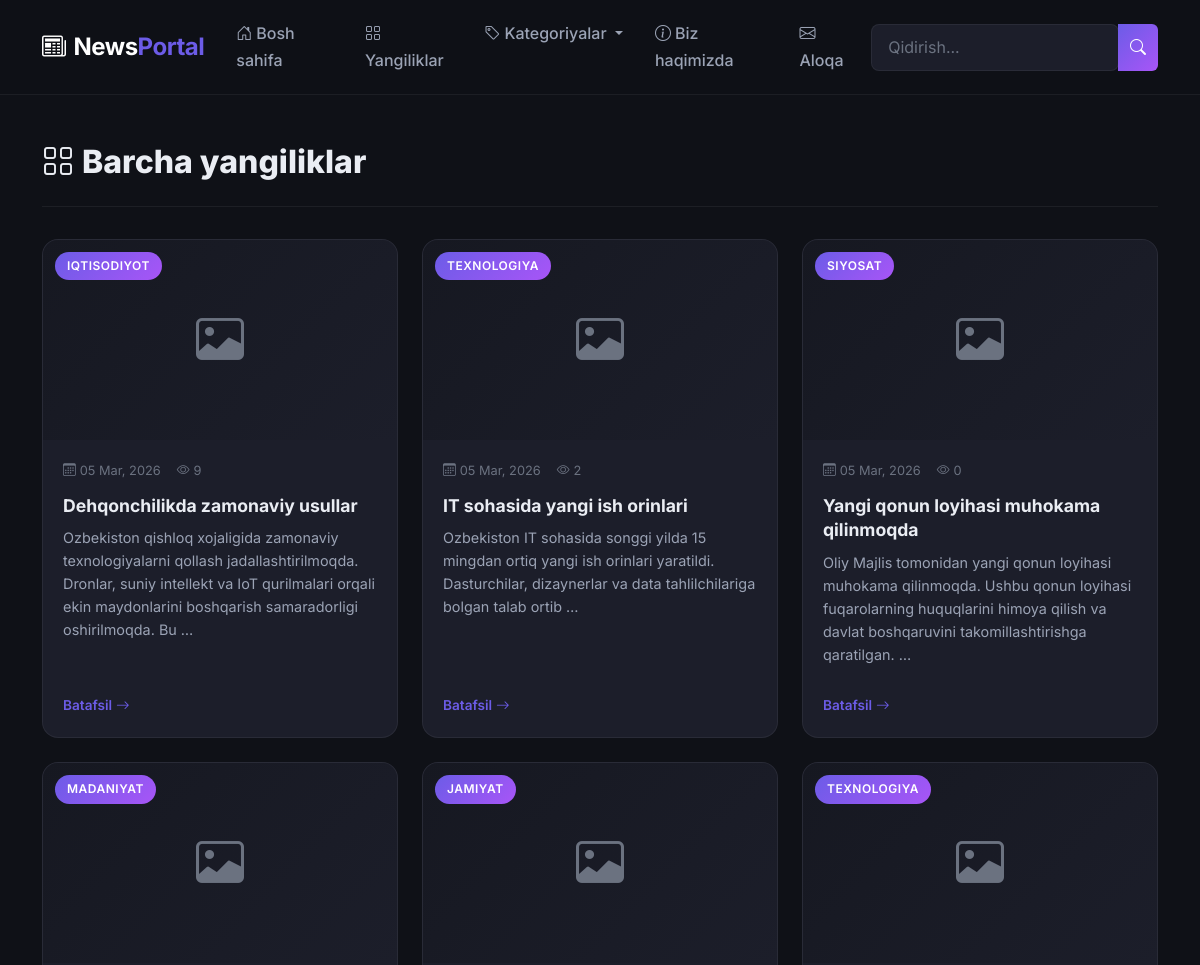
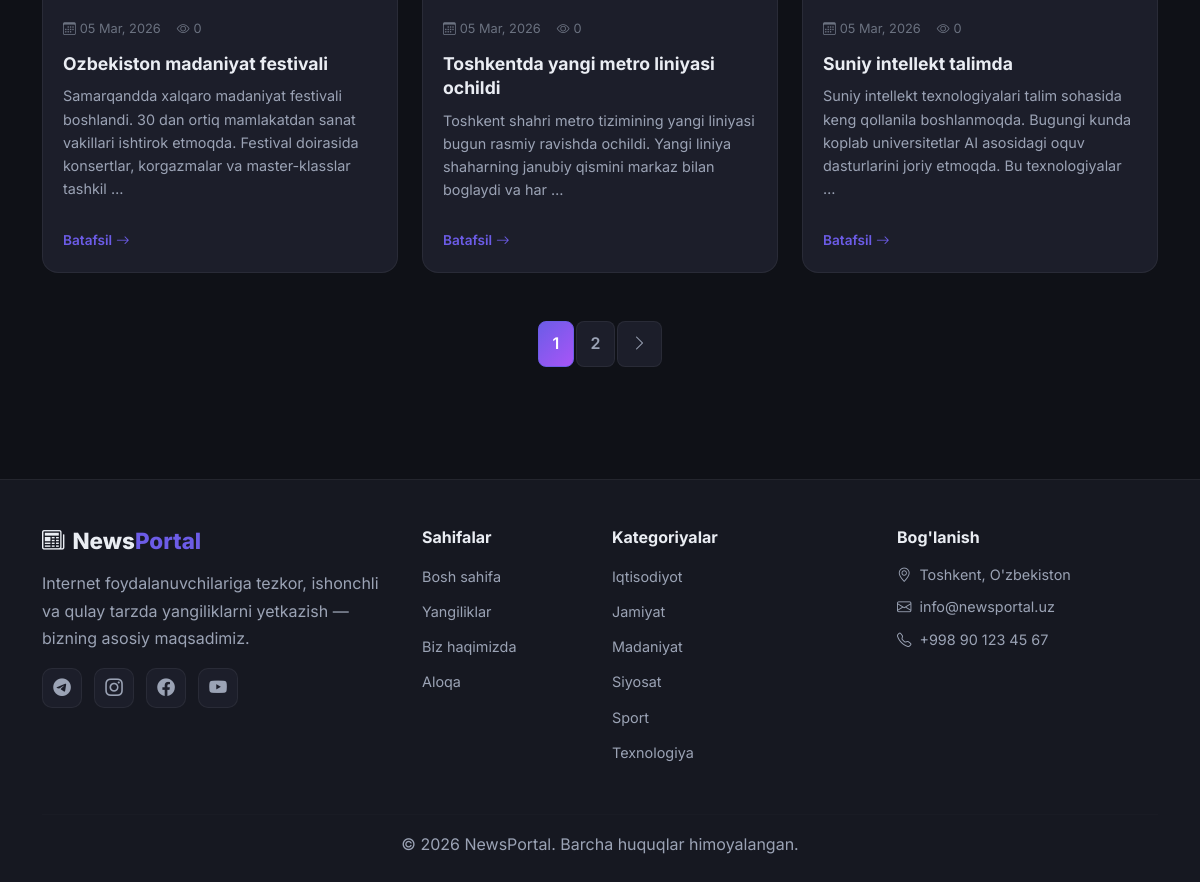
The app's page /yangiliklar/ with its own data (2 pictures, top to bottom).
### news/models.py (models this page shows, shortened)
class Post(models.Model):
    STATUS_CHOICES = (
        ('draft', 'Qoralama'),
        ('published', 'Nashr qilingan'),
    )
    title = models.CharField(max_length=300)
    slug = models.SlugField(max_length=300, unique_for_date='publish')
    body = models.TextField()
    image = models.ImageField(upload_to='posts/%Y/%m/%d/', blank=True, null=True)
    author = models.ForeignKey(User, on_delete=models.CASCADE, related_name='news_posts')
    category = models.ForeignKey(Category, on_delete=models.SET_NULL, null=True, blank=True, related_name='posts')
    tags = models.CharField(max_length=500, blank=True, help_text="Vergul bilan ajrating: sport, texnologiya, ilm-fan")
    status = models.CharField(max_length=10, choices=STATUS_CHOICES, default='draft')
    publish = models.DateTimeField(default=timezone.now)
    created = models.DateTimeField(auto_now_add=True)
    updated = models.DateTimeField(auto_now=True)
    views_count = models.PositiveIntegerField(default=0)
    class Meta:
        ordering = ['-publish']
    def get_absolute_url(self):
        return reverse('news:post_detail', args=[self.slug])

class Category(models.Model):
    name = models.CharField(max_length=200)
    slug = models.SlugField(max_length=200, unique=True)
    class Meta:
        ordering = ['name']
        verbose_name_plural = 'categories'
    def get_absolute_url(self):
        return reverse('news:category', args=[self.slug])

### news/views.py (the view)
# urls.py: path('yangiliklar/', views.post_list, name='post_list'),
def post_list(request):
    posts_qs = Post.objects.filter(status='published')
    paginator = Paginator(posts_qs, 6)
    page = request.GET.get('page')
    try:
        posts = paginator.page(page)
    except PageNotAnInteger:
        posts = paginator.page(1)
    except EmptyPage:
        posts = paginator.page(paginator.num_pages)
    return render(request, 'news/post_list.html', {
        'posts': posts,
        'page_title': 'Barcha yangiliklar',
    })

### news/context_processors.py (called while the page is built)
def categories_processor(request):
    return {
        'all_categories': Category.objects.all(),
    }

### news/templates/news/post_list.html (shortened to what this page needs)
{% extends "news/base.html" %}
{% block content %}
<section class="py-5">
    <div class="container">
        <div class="page-header">
            <h1><i class="bi bi-grid me-2"></i>{{ page_title }}</h1>
        </div>
        <div class="row g-4">
            {% for post in posts %}
            <div class="col-lg-4 col-md-6">
                <article class="news-card">
                    <div class="news-card-img">
                        {% if post.image %}
                        <img src="{{ post.image.url }}" alt="{{ post.title }}">
                        {% else %}
                        <div class="placeholder-img"><i class="bi bi-image"></i></div>
                        {% endif %}
                        {% if post.category %}
                        <span class="card-category">{{ post.category.name }}</span>
                        {% endif %}
                    </div>
                    <div class="news-card-body">
                        <div class="card-meta">
                            <span><i class="bi bi-calendar3 me-1"></i>{{ post.publish|date:"d M, Y" }}</span>
                            <span><i class="bi bi-eye me-1"></i>{{ post.views_count }}</span>
                        </div>
                        <h3 class="card-title">
                            <a href="{{ post.get_absolute_url }}">{{ post.title }}</a>
                        </h3>
                        <p class="card-text">{{ post.body|truncatewords:20 }}</p>
                        <a href="{{ post.get_absolute_url }}" class="read-more">
                            Batafsil <i class="bi bi-arrow-right"></i>
                        </a>
                    </div>
                </article>
            </div>
            {% endfor %}
        </div>
        {% if posts.has_other_pages %}
        <nav class="mt-5">
            <ul class="pagination justify-content-center custom-pagination">
                {% for num in posts.paginator.page_range %}
                <li class="page-item {% if posts.number == num %}active{% endif %}">
                    <a class="page-link" href="?page={{ num }}">{{ num }}</a>
                </li>
                {% endfor %}
                {% if posts.has_next %}
                <li class="page-item">
                    <a class="page-link" href="?page={{ posts.next_page_number }}"><i
                            class="bi bi-chevron-right"></i></a>
                </li>
                {% endif %}
            </ul>
        </nav>
        {% endif %}
    </div>
</section>
{% endblock %}

### news/templates/news/base.html (shortened to what this page needs)
{% load static %}
<!DOCTYPE html>
<html lang="uz">
<head>
    <link href="https://cdn.jsdelivr.net/npm/bootstrap@5.3.3/dist/css/bootstrap.min.css" rel="stylesheet">
    <link href="https://cdn.jsdelivr.net/npm/bootstrap-icons@1.11.3/font/bootstrap-icons.css" rel="stylesheet">
    <link rel="stylesheet" href="{% static 'news/css/style.css' %}">
</head>
<body>
    <nav class="navbar navbar-expand-lg navbar-dark sticky-top" id="main-navbar">
        <div class="container">
            <a class="navbar-brand fw-bold" href="{% url 'news:home' %}">
                <i class="bi bi-newspaper me-2"></i>News<span class="text-accent">Portal</span>
            </a>
            <div class="collapse navbar-collapse" id="navbarNav">
                <ul class="navbar-nav me-auto">
                    <li class="nav-item">
                        <a class="nav-link" href="{% url 'news:home' %}"><i class="bi bi-house-door me-1"></i>Bosh sahifa</a>
                    </li>
                    <li class="nav-item">
                        <a class="nav-link" href="{% url 'news:post_list' %}"><i class="bi bi-grid me-1"></i>Yangiliklar</a>
                    </li>
                    <li class="nav-item dropdown">
                        <a class="nav-link dropdown-toggle" href="#" role="button" data-bs-toggle="dropdown">
                            <i class="bi bi-tag me-1"></i>Kategoriyalar
                        </a>
                    </li>
                    <li class="nav-item">
                        <a class="nav-link" href="{% url 'news:about' %}"><i class="bi bi-info-circle me-1"></i>Biz haqimizda</a>
                    </li>
                    <li class="nav-item">
                        <a class="nav-link" href="{% url 'news:contact' %}"><i class="bi bi-envelope me-1"></i>Aloqa</a>
                    </li>
                </ul>
                <form class="d-flex" action="{% url 'news:post_search' %}" method="get" id="search-form">
                    <div class="input-group">
                        <input class="form-control search-input" type="search" name="query" placeholder="Qidirish..." aria-label="Qidirish">
                        <button class="btn btn-accent" type="submit"><i class="bi bi-search"></i></button>
                    </div>
                </form>
            </div>
        </div>
    </nav>
    <main class="main-content">
        {% block content %}{% endblock %}
    </main>
    <footer class="site-footer">
        <div class="container">
            <div class="row g-4">
                <div class="col-lg-4 col-md-6">
                    <h5 class="footer-brand"><i class="bi bi-newspaper me-2"></i>News<span class="text-accent">Portal</span></h5>
                    <p class="text-muted-light">Internet foydalanuvchilariga tezkor, ishonchli va qulay tarzda yangiliklarni yetkazish — bizning asosiy maqsadimiz.</p>
                    <div class="social-links">
                        <a href="#"><i class="bi bi-telegram"></i></a>
                        <a href="#"><i class="bi bi-instagram"></i></a>
                        <a href="#"><i class="bi bi-facebook"></i></a>
                        <a href="#"><i class="bi bi-youtube"></i></a>
                    </div>
                </div>
                <div class="col-lg-2 col-md-6">
                    <h6 class="footer-title">Sahifalar</h6>
                    <ul class="footer-links">
                        <li><a href="{% url 'news:home' %}">Bosh sahifa</a></li>
                        <li><a href="{% url 'news:post_list' %}">Yangiliklar</a></li>
                        <li><a href="{% url 'news:about' %}">Biz haqimizda</a></li>
                        <li><a href="{% url 'news:contact' %}">Aloqa</a></li>
                    </ul>
                </div>
                <div class="col-lg-3 col-md-6">
                    <h6 class="footer-title">Kategoriyalar</h6>
                    <ul class="footer-links">
                        {% for cat in all_categories %}
                        <li><a href="{{ cat.get_absolute_url }}">{{ cat.name }}</a></li>
                        {% empty %}
                        <li><span class="text-muted-light">Hali kategoriya yo'q</span></li>
                        {% endfor %}
                    </ul>
                </div>
                <div class="col-lg-3 col-md-6">
                    <h6 class="footer-title">Bog'lanish</h6>
                    <ul class="footer-contact">
                        <li><i class="bi bi-geo-alt me-2"></i>Toshkent, O'zbekiston</li>
                        <li><i class="bi bi-envelope me-2"></i>info@newsportal.uz</li>
                        <li><i class="bi bi-telephone me-2"></i>+998 90 123 45 67</li>
                    </ul>
                </div>
            </div>
            <hr class="footer-divider">
            <div class="text-center">
                <p class="mb-0 text-muted-light">&copy; 2026 NewsPortal. Barcha huquqlar himoyalangan.</p>
            </div>
        </div>
    </footer>
</body>
</html>

### records on screen
Post: category.name "IQTISODIYOT", publish "05 Mar, 2026", views_count "9", title "Dehqonchilikda zamonaviy usullar", body "Ozbekiston qishloq xojaligida zamonaviy texnologiyalarni qollash jadallashtirilmoqda. Dronlar, suniy intellekt va IoT qurilmalari orqali ekin maydonlarini boshqarish samaradorligi oshirilmoqda. Bu …"
Post: category.name "TEXNOLOGIYA", publish "05 Mar, 2026", views_count "2", title "IT sohasida yangi ish orinlari", body "Ozbekiston IT sohasida songgi yilda 15 mingdan ortiq yangi ish orinlari yaratildi. Dasturchilar, dizaynerlar va data tahlilchilariga bolgan talab ortib …"
Post: category.name "SIYOSAT", publish "05 Mar, 2026", views_count "0", title "Yangi qonun loyihasi muhokama qilinmoqda", body "Oliy Majlis tomonidan yangi qonun loyihasi muhokama qilinmoqda. Ushbu qonun loyihasi fuqarolarning huquqlarini himoya qilish va davlat boshqaruvini takomillashtirishga qaratilgan. …"
Post: category.name "MADANIYAT", publish "05 Mar, 2026", views_count "0", title "Ozbekiston madaniyat festivali", body "Samarqandda xalqaro madaniyat festivali boshlandi. 30 dan ortiq mamlakatdan sanat vakillari ishtirok etmoqda. Festival doirasida konsertlar, korgazmalar va master-klasslar tashkil …"
Post: category.name "JAMIYAT", publish "05 Mar, 2026", views_count "0", title "Toshkentda yangi metro liniyasi ochildi", body "Toshkent shahri metro tizimining yangi liniyasi bugun rasmiy ravishda ochildi. Yangi liniya shaharning janubiy qismini markaz bilan boglaydi va har …"
Post: category.name "TEXNOLOGIYA", publish "05 Mar, 2026", views_count "0", title "Suniy intellekt talimda", body "Suniy intellekt texnologiyalari talim sohasida keng qollanila boshlanmoqda. Bugungi kunda koplab universitetlar AI asosidagi oquv dasturlarini joriy etmoqda. Bu texnologiyalar …"
Category: name "Iqtisodiyot"
Category: name "Jamiyat"
Category: name "Madaniyat"
Category: name "Siyosat"
Category: name "Sport"
Category: name "Texnologiya"

### other values on screen
{{ page_title }} "Barcha yangiliklar"
{{ num }} "1" "2"
